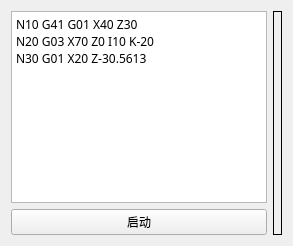
                <widget class="QWidget" name="Page_Sub_M_Order">
                 <layout class="QGridLayout" name="gridLayout_7">
                  <item row="0" column="0">
                   <widget class="QTextBrowser" name="textBrowser_2">
                    <property name="minimumSize">
                     <size>
                      <width>150</width>
                      <height>0</height>
                     </size>
                    </property>
                    <property name="maximumSize">
                     <size>
                      <width>400</width>
                      <height>16777215</height>
                     </size>
                    </property>
                    <property name="font">
                     <font>
                      <family>黑体</family>
                     </font>
                    </property>
                    <property name="html">
                     <string>&lt;!DOCTYPE HTML PUBLIC &quot;-//W3C//DTD HTML 4.0//EN&quot; &quot;http://www.w3.org/TR/REC-html40/strict.dtd&quot;&gt;
&lt;html&gt;&lt;head&gt;&lt;meta name=&quot;qrichtext&quot; content=&quot;1&quot; /&gt;&lt;style type=&quot;text/css&quot;&gt;
p, li { white-space: pre-wrap; }
&lt;/style&gt;&lt;/head&gt;&lt;body style=&quot; font-family:'黑体'; font-size:9pt; font-weight:400; font-style:normal;&quot;&gt;
&lt;p style=&quot; margin-top:0px; margin-bottom:0px; margin-left:0px; margin-right:0px; -qt-block-indent:0; text-indent:0px;&quot;&gt;&lt;span style=&quot; font-family:'SimSun';&quot;&gt;N10 G41 G01 X40 Z30&lt;/span&gt;&lt;/p&gt;
&lt;p style=&quot; margin-top:0px; margin-bottom:0px; margin-left:0px; margin-right:0px; -qt-block-indent:0; text-indent:0px;&quot;&gt;&lt;span style=&quot; font-family:'SimSun';&quot;&gt;N20 G03 X70 Z0 I10 K-20&lt;/span&gt;&lt;/p&gt;
&lt;p style=&quot; margin-top:0px; margin-bottom:0px; margin-left:0px; margin-right:0px; -qt-block-indent:0; text-indent:0px;&quot;&gt;&lt;span style=&quot; font-family:'SimSun';&quot;&gt;N30 G01 X20 Z-30.5613&lt;/span&gt;&lt;/p&gt;
&lt;p style=&quot;-qt-paragraph-type:empty; margin-top:0px; margin-bottom:0px; margin-left:0px; margin-right:0px; -qt-block-indent:0; text-indent:0px; font-family:'SimSun';&quot;&gt;&lt;br /&gt;&lt;/p&gt;&lt;/body&gt;&lt;/html&gt;</string>
                    </property>
                   </widget>
                  </item>
                  <item row="0" column="1" rowspan="2">
                   <widget class="QLabel" name="label_5">
                    <property name="frameShape">
                     <enum>QFrame::Box</enum>
                    </property>
                    <property name="text">
                     <string/>
                    </property>
                    <property name="pixmap">
                     <pixmap resource="res.qrc">:/track.JPG</pixmap>
                    </property>
                    <property name="scaledContents">
                     <bool>true</bool>
                    </property>
                   </widget>
                  </item>
                  <item row="1" column="0">
                   <widget class="QPushButton" name="pushButton_5">
                    <property name="maximumSize">
                     <size>
                      <width>400</width>
                      <height>16777215</height>
                     </size>
                    </property>
                    <property name="text">
                     <string>启动</string>
                    </property>
                   </widget>
                  </item>
                 </layout>
                </widget>
